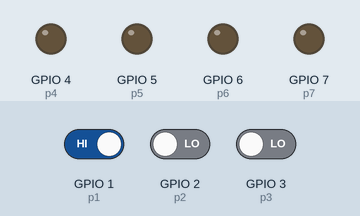
This program was run on a simulated ESP32 board running MicroPython. On the bench: output pins drawn as LEDs (lit = HIGH). Inputs (shaded band) come from the test bench; at power-on: GPIO 1 (p1) HIGH, GPIO 2 (p2) LOW, GPIO 3 (p3) LOW. What the program prints to the serial console is not drawn.

Above: at 1.2 s.
1.3 s: GPIO 1 (p1) driven LOW
At 3.9 s:
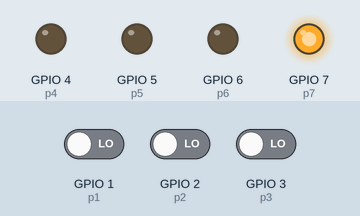
Timing chart, 0 to 5.8 s (numbered marks = the images above; inputs shaded):
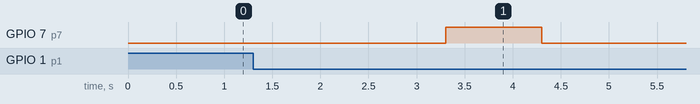

The program:

command_relay.py
```python
from machine import Pin
import time

# Управление на четири релета с комбинация от команди по три кабела

p4 = Pin(4,Pin.OUT)
p5 = Pin(5,Pin.OUT)
p6 = Pin(6,Pin.OUT)
p7 = Pin(7,Pin.OUT)

p1 = Pin(1,Pin.IN)
p2 = Pin(2,Pin.IN)
p3 = Pin(3,Pin.IN)

p4.value(0)
p5.value(0)
p6.value(0)
p7.value(0)

def relay_work(relay):
    relay.value(1)
    time.sleep(1)
    relay.value(0)

def command_relay(num):

    p1.irq(handler=None)
    p2.irq(handler=None)
    p3.irq(handler=None)
    time.sleep(2)
    print("new")
    print(num)
    print("P1 ",p1.value())
    print("P2 ",p2.value())
    print("P3 ",p3.value())

    if p1.value() == 0 and p2.value() == 1 and p3.value() == 1:
        print('Relay1')
        relay_work(p4)

    elif p1.value() == 0 and p2.value() == 1 and p3.value() == 0:
        relay_work(p5)
        print('Relay2')

    elif p1.value() == 1 and p2.value() == 0 and p3.value() == 0:
        relay_work(p6)

    elif p1.value() == 0 and p2.value() == 0 and p3.value() == 0:
        relay_work(p7)


    p1.irq(handler=command_relay, trigger=Pin.IRQ_FALLING | Pin.IRQ_RISING)
    p2.irq(handler=command_relay, trigger=Pin.IRQ_FALLING | Pin.IRQ_RISING)
    p3.irq(handler=command_relay, trigger=Pin.IRQ_FALLING | Pin.IRQ_RISING)


print(dir(Pin))
p1.irq(handler=command_relay, trigger= Pin.IRQ_FALLING | Pin.IRQ_RISING)
p2.irq(handler=command_relay, trigger= Pin.IRQ_FALLING | Pin.IRQ_RISING)
p3.irq(handler=command_relay, trigger= Pin.IRQ_FALLING | Pin.IRQ_RISING)
```

Measured:
- after the input at 1.3 s, GPIO 7 (p7): LOW → HIGH after 2.0 s, → LOW 1.0 s later
